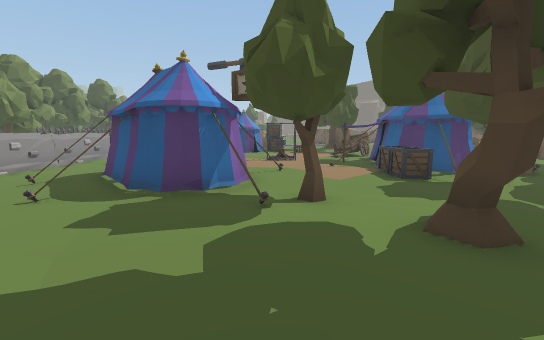
View 1 (above)

24 first-person views from a walk through a scene from a Unity 3-D project. The camera is 1.2 m above the floor, tilts 8° down and sees 90° across. The floor is counted in squares, 1 m on a side. Each view is taken from the middle of a square. On the plan, view 1 faces up. The plan holds only what a view shows up to about 13 squares ahead; the rest is blank. The place goes on beyond the plan.

View 2
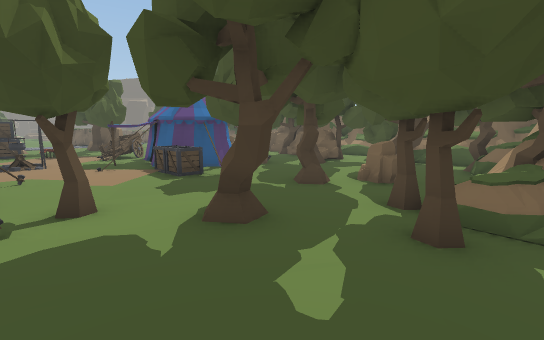

View 3
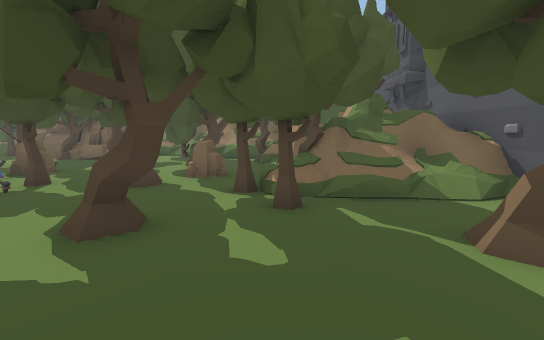

View 4
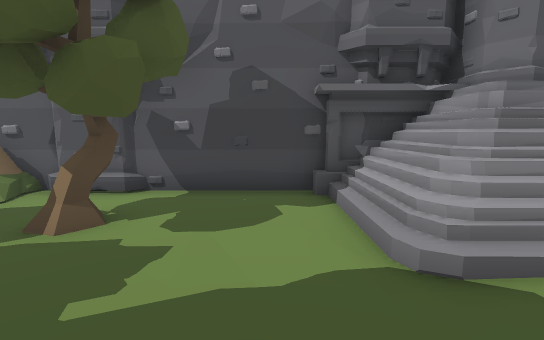

View 5
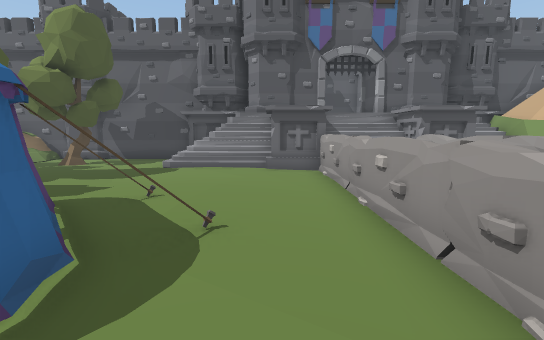

View 6
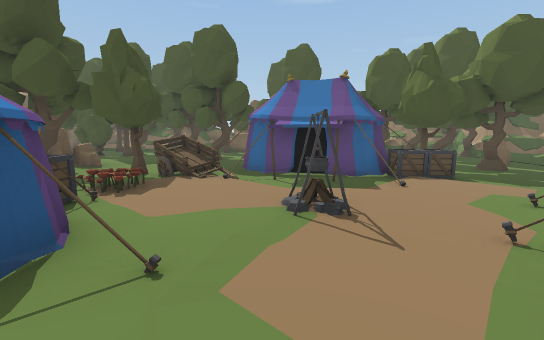

View 7
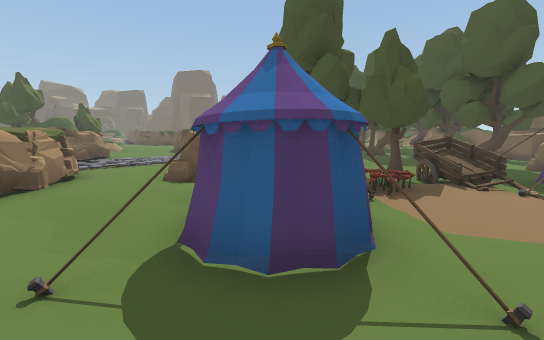

View 8
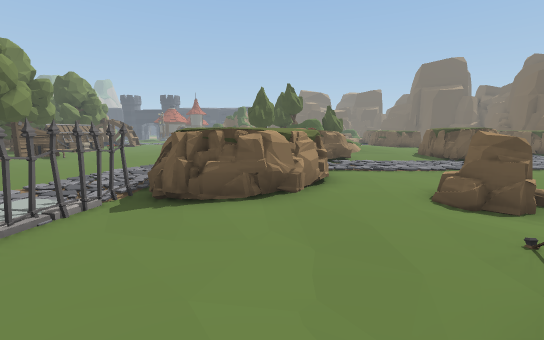

View 9
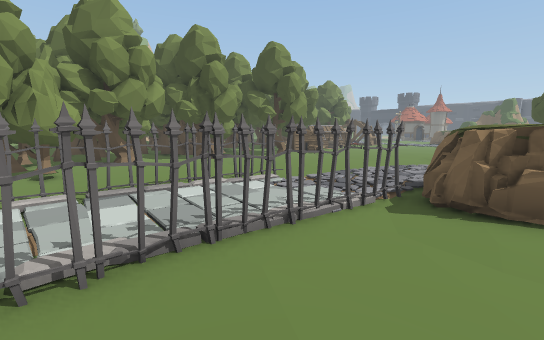

View 10
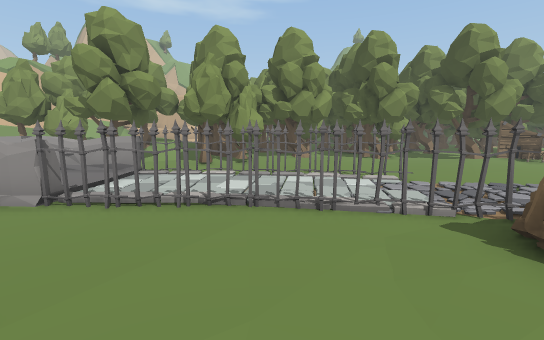

View 11
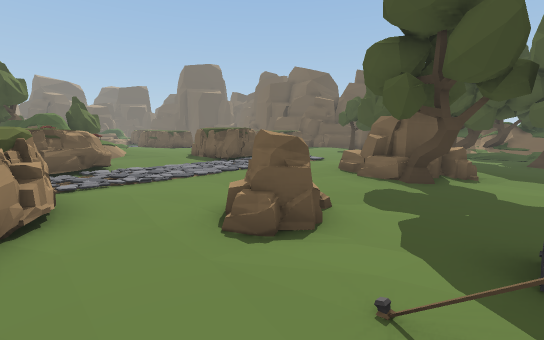

View 12
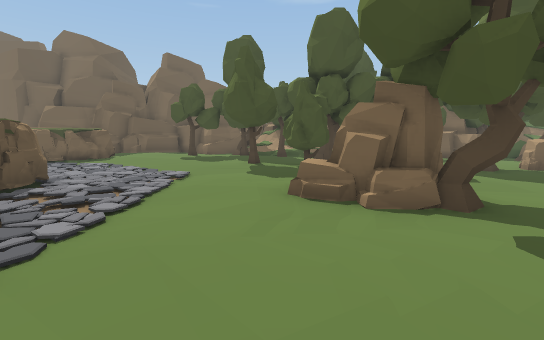

View 13
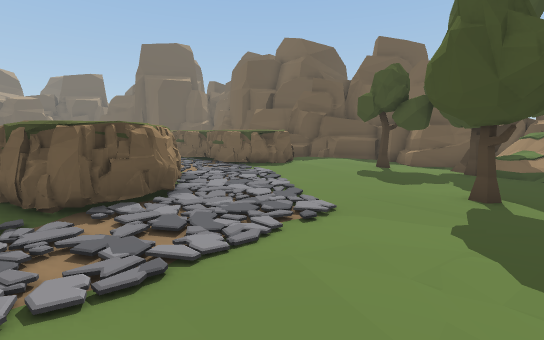

View 14
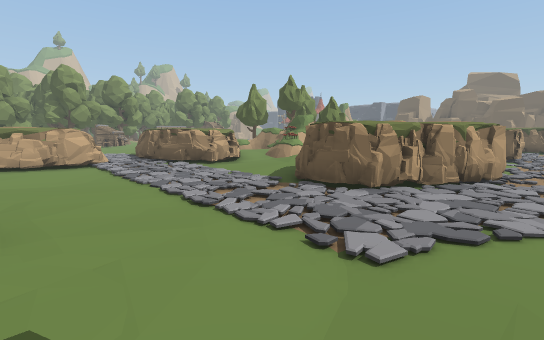

View 15
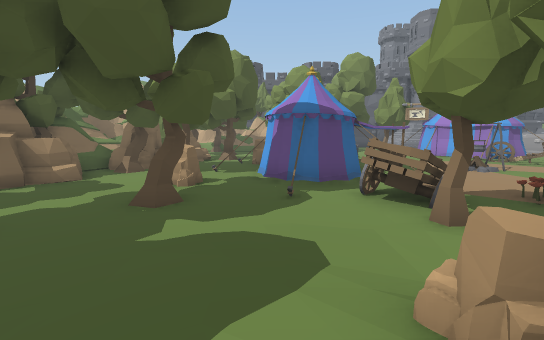

View 16
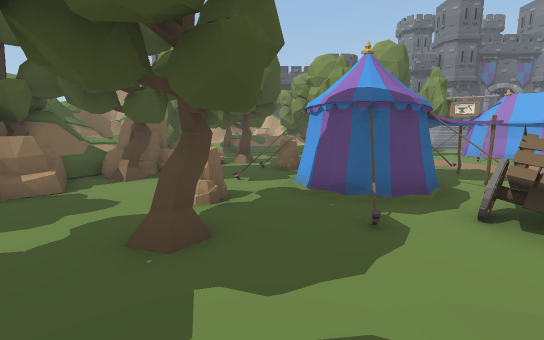

View 17
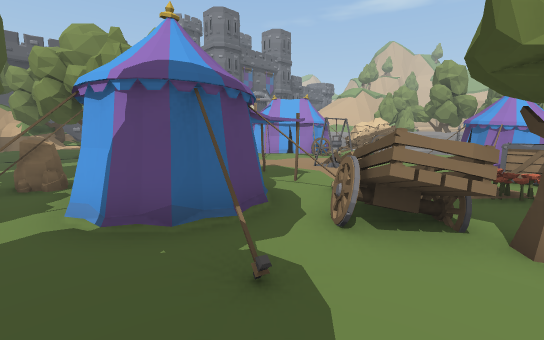

View 18
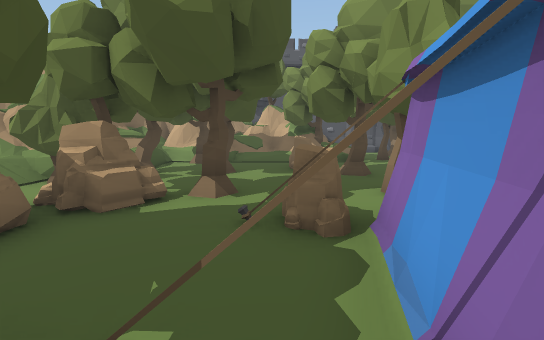

View 19
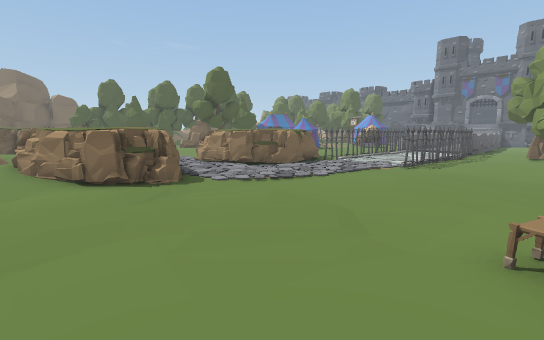

View 20
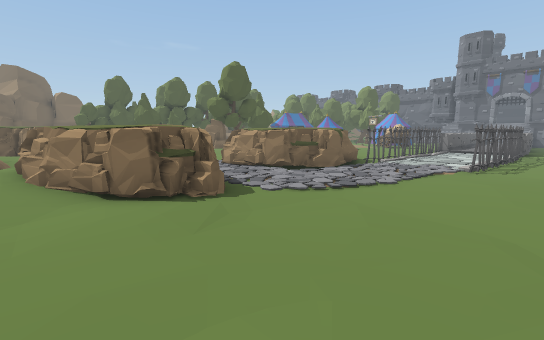

View 21
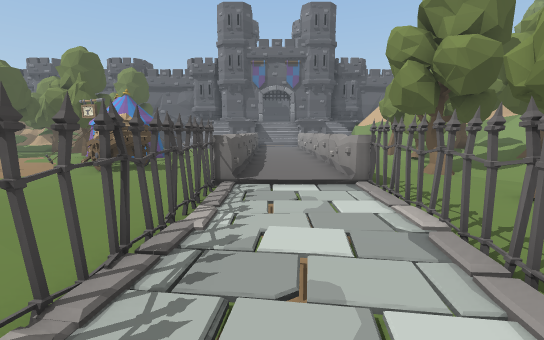

View 22
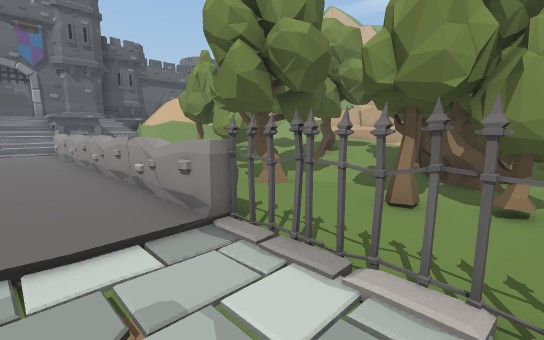

View 23
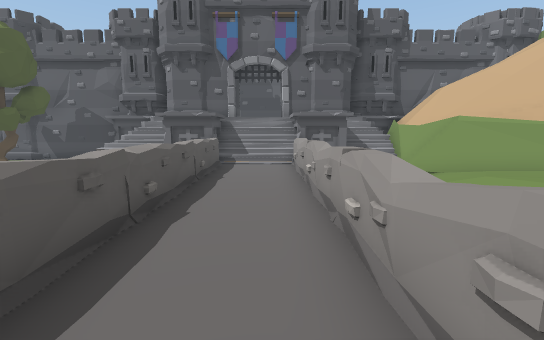

View 24
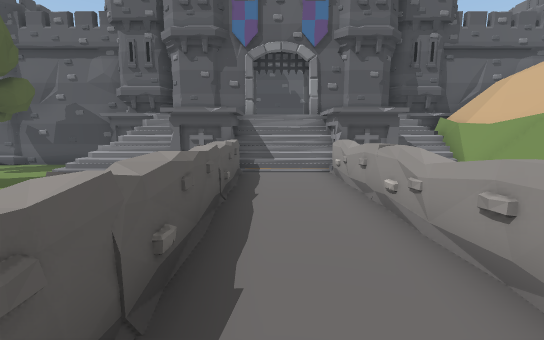

### Floor plan
Key: @ floor where view 1 was taken; # wall or solid block; x gap in a wall; . main floor; : floor 0.25 m higher than the main floor; + floor 0.5 m higher than the main floor; * floor 2 m higher than the main floor; / step, stairs or slope; = window, fence, low wall or low ledge; ^ raised ledge; F fence; C campfire; R crate; T tree; L flower; A cart; E tent; O other object.
Columns run from 15 left of view 1 to 13 right of it. Each row starts with its distance up from view 1.
 31  . .......:::: //:   O O..OO
 30   .......OOOOOO..:  OOOO...OO
 29 O.......OOO  OOO...O  O....O.
 28 O.......OO   OOO...OOOO......
 27 T........OOOOO......OO.......
 26 T...........................T
 25 T..........O/...............T
 24 .........OOOO...............T
 23 .........O  O...........TT..T
 22 ........OO  O............T..T
 21 .....F..FOOOO.......O ..TT..T
 20 ....F...FOOO../O...TTO. TTTT
 19 ....F../F.....//..TTTO....TT.
 18 T...F///F..........T./.......
 17 ....F./F......:R...T......TT
 16 TT..F/.F.....EER.L.TT.....T.
 15 T#..F//F....EEERLL.TA..TT...
 14 TT..F..F.....E.....AA=..T...T
 13 ....^//x..........==##..O...O
 12 :T..^::^.......=..^^###.....O
 11 TTT.^::^..OO...CC.^####..TTTO
 10 .T. ^::^..OOO.....^## #..TTTO
  9 ... ^::^...^#O....#####O...TO
  8 T.  ^::^...###.....R##OO TTOO
  7 TT  ^::^...####=...RTT..TTT^^
  6 T   ^::^..=.###.....T.....T#T
  5 +/  ^::^....###TT....T.....TT
  4 +/  ^::^.......TT...TT..TTTT#
  3 //  ^::^........TT....O.T..T^
  2 /   ^::^.........T.TT.....T#^
  1 =   ^::^..........T#TTT//###^
  0 =   #::=*////..@..T#TTT//T##^
 -1 #// O/// /////..T../TT^#^=###
 -2 #// //// /////..TT./O=##  #
 -3 / #O# *#O##///...T./O###
 -4 OO  #     OOO####O#####
 -5 OO  ^      OOO   O
 -6 OO         OO

Positions as (right, up) in squares from view 1, and headings:
1: (0, 0), facing up
2: (0, 0), facing up-right
3: (-1, 1), facing right
4: (-1, 2), facing down
5: (-6, 9), facing down
6: (-4, 12), facing right
7: (-4, 13), facing up-right
8: (-4, 15), facing up
9: (-5, 15), facing up-left
10: (-3, 17), facing left
11: (-3, 17), facing up-right
12: (0, 22), facing right
13: (4, 22), facing up-right
14: (9, 22), facing up-left
15: (7, 20), facing down
16: (8, 18), facing down
17: (8, 16), facing down-left
18: (8, 12), facing down
19: (-14, 31), facing down-right
20: (-12, 31), facing down-right
21: (-9, 19), facing down
22: (-9, 16), facing down-left
23: (-10, 10), facing down
24: (-9, 8), facing down
